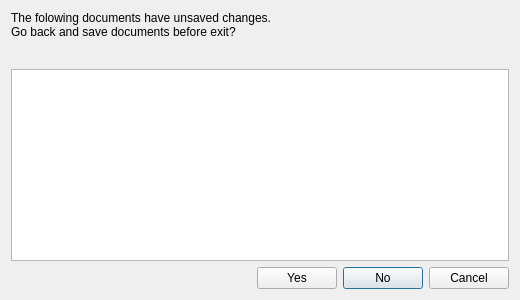
<?xml version="1.0" encoding="UTF-8"?>
<ui version="4.0">
 <class>FrmUnsavedDocuments</class>
 <widget class="QDialog" name="FrmUnsavedDocuments">
  <property name="geometry">
   <rect>
    <x>0</x>
    <y>0</y>
    <width>520</width>
    <height>300</height>
   </rect>
  </property>
  <property name="windowTitle">
   <string>Message</string>
  </property>
  <layout class="QVBoxLayout" name="verticalLayout">
   <item>
    <widget class="QLabel" name="label">
     <property name="text">
      <string>The folowing documents have unsaved changes.
Go back and save documents before exit?</string>
     </property>
    </widget>
   </item>
   <item>
    <spacer name="verticalSpacer">
     <property name="orientation">
      <enum>Qt::Vertical</enum>
     </property>
     <property name="sizeHint" stdset="0">
      <size>
       <width>20</width>
       <height>20</height>
      </size>
     </property>
    </spacer>
   </item>
   <item>
    <widget class="QListWidget" name="listDocuments"/>
   </item>
   <item>
    <layout class="QGridLayout" name="gridLayout">
     <item row="0" column="3">
      <widget class="QPushButton" name="btnNo">
       <property name="text">
        <string>No</string>
       </property>
      </widget>
     </item>
     <item row="0" column="1">
      <widget class="QPushButton" name="btnYes">
       <property name="text">
        <string>Yes</string>
       </property>
      </widget>
     </item>
     <item row="0" column="4">
      <widget class="QPushButton" name="btnCancel">
       <property name="text">
        <string>Cancel</string>
       </property>
      </widget>
     </item>
     <item row="0" column="0">
      <spacer name="horizontalSpacer">
       <property name="orientation">
        <enum>Qt::Horizontal</enum>
       </property>
       <property name="sizeHint" stdset="0">
        <size>
         <width>40</width>
         <height>20</height>
        </size>
       </property>
      </spacer>
     </item>
    </layout>
   </item>
  </layout>
 </widget>
 <resources/>
 <connections/>
</ui>
